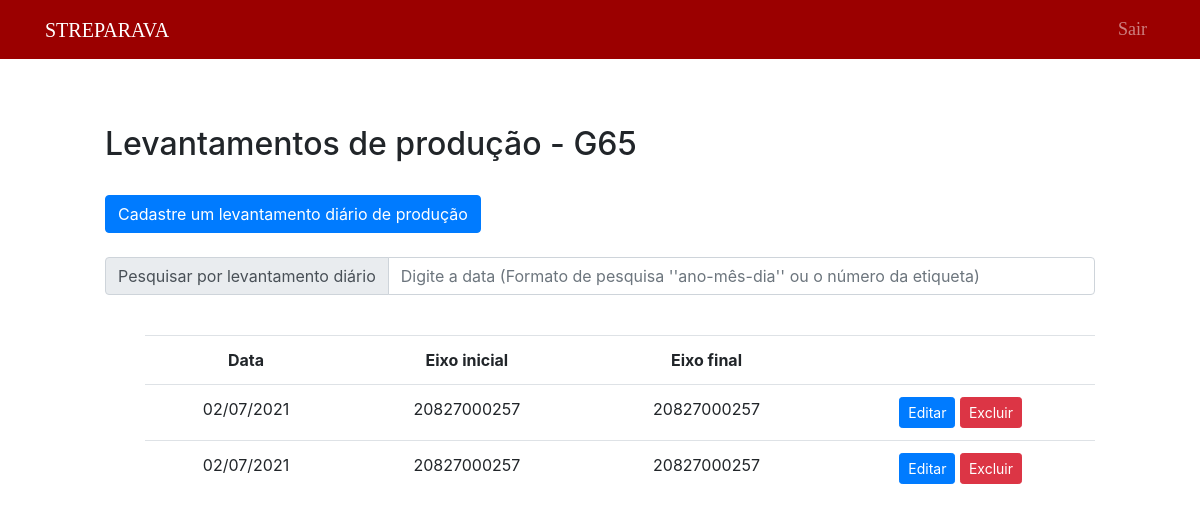
The app's page /public/final65/listFinal65.php (signed in) with its own data.
### tables this page shows
CREATE TABLE `levantamento65f` (
  `id_levantamento65` int(11) NOT NULL,
  `data` date NOT NULL,
  `prod7` int(11) NOT NULL,
  `t7` int(11) NOT NULL,
  `obs7` text NOT NULL,
  `prod8` int(11) NOT NULL,
  `t8` int(11) NOT NULL,
  `obs8` text NOT NULL,
  `prod9` int(11) NOT NULL,
  `t9` int(11) NOT NULL,
  `obs9` text NOT NULL,
  `prod10` int(11) NOT NULL,
  `t10` int(11) NOT NULL,
  `obs10` text NOT NULL,
  `prod11` int(11) NOT NULL,
  `t11` int(11) NOT NULL,
  `obs11` text NOT NULL,
  `prod12` int(11) NOT NULL,
  `t12` int(11) NOT NULL,
  `obs12` text NOT NULL,
  `prod13` int(11) NOT NULL,
  `t13` int(11) NOT NULL,
  `obs13` text NOT NULL,
  `prod14` int(11) NOT NULL,
  `t14` int(11) NOT NULL,
  `obs14` text NOT NULL,
  `prod15` int(11) NOT NULL,
  `t15` int(11) NOT NULL,
  `obs15` text NOT NULL,
  `prod16` int(11) NOT NULL,
  `t16` int(11) NOT NULL,
  `obs16` text NOT NULL,
  `total` int(11) NOT NULL,
  `tempo_total` int(11) NOT NULL,
  `etiqueta1` bigint(20) NOT NULL,
  `etiqueta2` bigint(20) NOT NULL
);

### public/final65/listFinal65NoSearch.php (the view, shortened to what this page needs)
<?php
include("../../data/connection.php");
$sql = "SELECT *, DATE_FORMAT(data,'%d/%m/%Y') as datas FROM levantamento65f order by data DESC";
$dadosLevantamento65 = $connection->query($sql);
if ($dadosLevantamento65->num_rows > 0) {
?>
    <div style="margin-left: 100px; margin-right: 100px;">
        <br>
        <table class="table" style="text-align: center;">
            <tr>
                <th>Data</th>
                <th>Eixo inicial</th>
                <th>Eixo final</th>
                <th></th>
            </tr>
            <?php
            while ($exibir = $dadosLevantamento65->fetch_assoc()) {
            ?>
                <tr>
                    <td><?php echo $exibir["datas"] ?></td>
                    <td><?php echo $exibir["etiqueta1"] ?></td>
                    <td><?php echo $exibir["etiqueta2"] ?></td>
                    <td>
                        <button type="button" class="btn btn-primary btn-sm">
                            <a href="editFinal65.php?id=<?php echo $exibir["id_levantamento65"] ?>" style="text-decoration: none; color: white">Editar</a>
                        </button>
                        <button type="submit" class="btn btn-danger btn-sm" formmethod="post">
                            <a href="deleteFinal65.php?id=<?php echo $exibir["id_levantamento65"] ?>" style="text-decoration: none; color: white"> Excluir </a>
                        </button>
                    </td>
                </tr>
            <?php
            }
            ?>
        </table>
    </div>
<?php
} else { ?>
    <div style="margin-left: 100px; margin-right: 100px;">
    <?php
    echo "Nenhum registro encontrado.";
}
    ?>

### public/Styles/main.css (style rules this page uses)
body { padding: 5px; }

### records on screen
levantamento65f: datas "02/07/2021", etiqueta1 "20827000257", etiqueta2 "20827000257"
levantamento65f: datas "02/07/2021", etiqueta1 "20827000257", etiqueta2 "20827000257"
